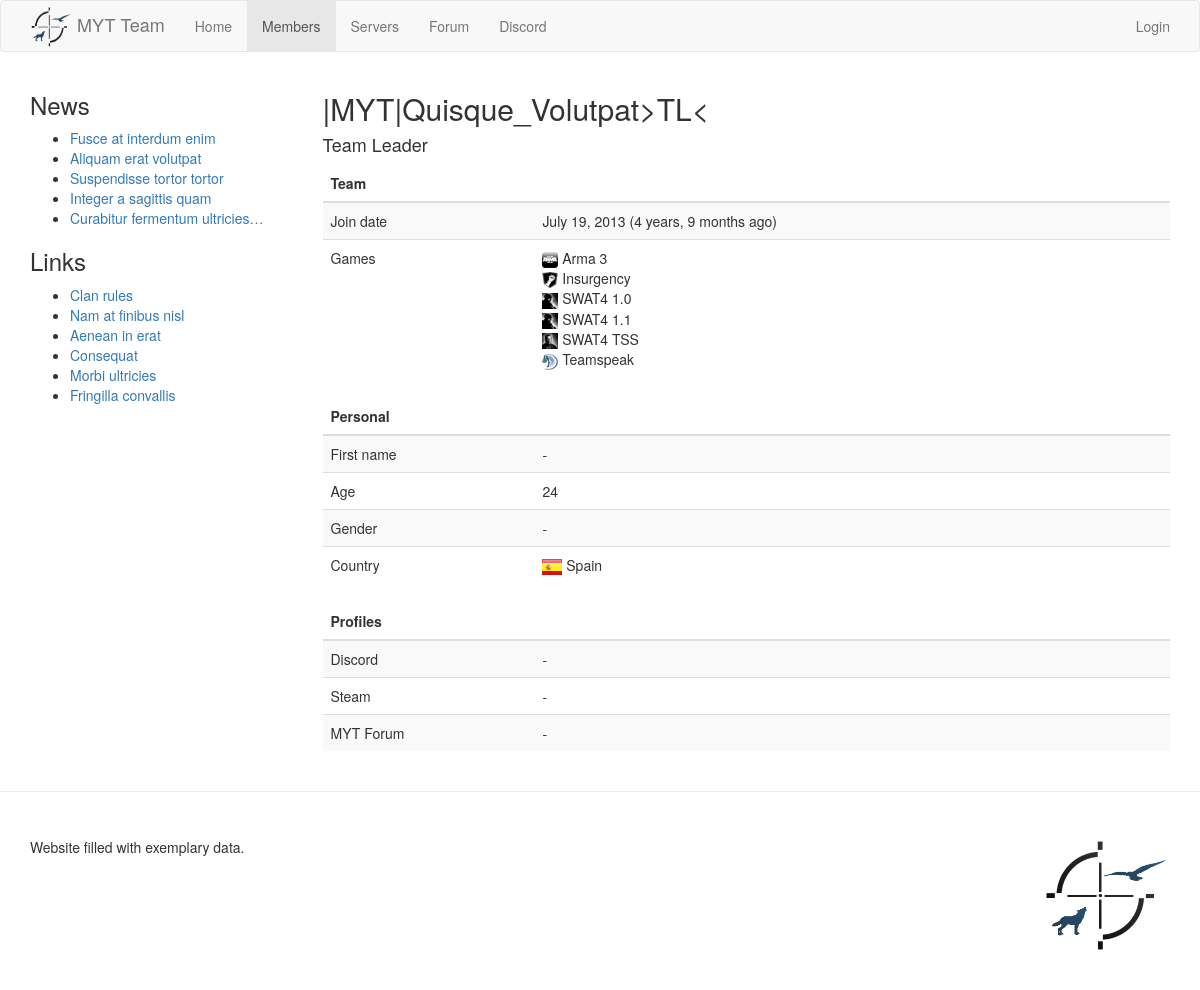
The page /members/7 on the database its author committed.
### homepage/models.py (models this page shows, shortened)
class News(models.Model):
	title = models.CharField(max_length=150)
	body = models.TextField()
	date_written = models.DateTimeField(auto_now_add=True)
	date_modified = models.DateTimeField(auto_now=True)
	is_sticky = models.BooleanField("pin at the top", default=False)
	is_draft = models.BooleanField("save as draft", default=False)
	objects = NewsManager()
	class Meta:
		verbose_name_plural = "news"

class Setting(models.Model):
	key = models.CharField(primary_key=True, max_length=50)
	verbose_key = models.CharField("setting", max_length=50, blank=True, null=True)
	hints = models.TextField(blank=True, null=True)
	value = models.TextField(blank=True)
	@staticmethod
	def fetch_setting(key, default=""):
		try:
			setting = Setting.objects.get(key=key)
		except Setting.DoesNotExist:
			return default
		if setting.value:
			return setting.value
		else:
			return default

class Player(models.Model):
	MALE = 1
	FEMALE = 2
	GENDER_CHOICES = (
		(MALE, 'Male'),
		(FEMALE, 'Female'),
	)
	user = models.OneToOneField(User, on_delete=models.CASCADE, primary_key=True, verbose_name="associated account")
	rank = models.ForeignKey("homepage.Rank", on_delete=models.SET_NULL, blank=True, null=True, help_text="Every member must have a rank")
	games = models.ManyToManyField("homepage.Game", related_name="players")
	country = models.ForeignKey("homepage.Country", on_delete=models.SET_NULL, null=True, blank=True)
	is_member = models.BooleanField(default=True)
	date_joined = models.DateField("joined the clan on")
	date_left = models.DateField("left the clan on", null=True, blank=True, help_text="Leave blank if currently is a member")
	first_name = models.CharField(max_length=20, null=True, blank=True)
	birthday = models.DateField(null=True, blank=True)
	gender = models.PositiveIntegerField(choices=GENDER_CHOICES, blank=True, null=True)
	discord_profile = models.CharField(max_length=20, null=True, blank=True, help_text="Discord name and discriminator in format: Example#1234")
	steam_profile = models.CharField(max_length=150, null=True, blank=True, help_text="Full URL to steam profile")
	forum_profile = models.PositiveIntegerField(null=True, blank=True, help_text="User ID on phpBB forum")
	db_profile = models.PositiveIntegerField("DB profile", null=True, blank=True, help_text="Profile ID in players database")
	objects = PlayerManager()
	def username(self):
		return self.user.username
	def full_member_name(self):
		if not self.is_member or not self.rank:
			return self.user.username
		elif self.rank.suffix:
			return "|MYT|" + self.user.username + self.rank.suffix
		else:
			return "|MYT|" + self.user.username
	def age(self):
		today = datetime.date.today()
		if self.birthday:
			return today.year - self.birthday.year - ((today.month, today.day) < (self.birthday.month, self.birthday.day))
		return None

class Rank(models.Model):
	name = models.CharField(max_length=30)
	suffix = models.CharField(max_length=10, null=True, blank=True, help_text="Suffix added to member's name, for example: >SrM<")
	value = models.IntegerField(help_text="Used for sorting; greater value -> rank displayed higher")
	objects = RankManager()

class Game(models.Model):
	title = models.CharField(max_length=20, help_text="Game title including its version")
	icon = models.FilePathField(path=settings.MEDIA_ROOT+"game_icons/", allow_files=True, blank=True, null=True)
	is_supported = models.BooleanField(default=True, help_text="Is this game currently supported")
	objects = GameManager()
	def icon_url(self):
		if self.icon:
			return settings.MEDIA_URL+"game_icons/"+os.path.basename(self.icon)
		return ""

class Country(models.Model):
	name = models.CharField(max_length=20)
	flag = models.FilePathField(path=settings.MEDIA_ROOT+"flags/", allow_files=True, blank=True, null=True)
	def flag_url(self):
		if self.flag:
			return settings.MEDIA_URL+"flags/"+os.path.basename(self.flag)
		return ""
	def __str__(self):
		return self.name
	class Meta:
		verbose_name_plural = "countries"

### homepage/views.py (the view)
# urls.py: url(r'^members/(?P<pk>\d+)$', views.member, name="member"),
def member(request, pk):
	try:
		player = Player.objects.get(pk=pk)
	except Player.DoesNotExist:
		raise Http404
	return render(request, 'homepage/member.html', merge_dicts(get_common_context(), {
		'player': player,
	}))

### homepage/models.py (called while the page is built)
	def get_queryset(self, *args, **kwargs):
		return super(PlayerManager, self).get_queryset().order_by("user__username")

	def members(self):
		return self.get_queryset().filter(is_member=True)

	def new_members(self, period=30):
		return self.members().filter(date_joined__gte=timezone.now()-datetime.timedelta(days=period))

	def get_queryset(self, *args, **kwargs):
		return super(GameManager, self).get_queryset().order_by("title")

	def get_queryset(self, *args, **kwargs):
		return super(NewsManager, self).get_queryset().order_by("-is_sticky", "-date_written")

	def public(self):
		return self.get_queryset().filter(is_draft=False)

	def latest(self, count=5):
		return self.public()[:count]

### homepage/views.py (called while the page is built)
def get_common_context():
	return {
		'latest_news': News.objects.latest(),
		'new_members': Player.objects.new_members(),
		'links': Setting.fetch_setting('links', '[links]'),
		'footer': Setting.fetch_setting('footer', '[footer]'),
	}

### myt_homepage/utils.py (called while the page is built)
def merge_dicts(*dict_args):
    result = {}
    for dictionary in dict_args:
        result.update(dictionary)
    return result

### homepage/templates/homepage/member.html (shortened to what this page needs)
{% extends "homepage/base.html" %}
{% load static %}
{% block content %}
	<div class="row">
		<div class="col-md-3">
			{% include 'homepage/includes/sidebar.html' %}
		</div>
		<div class="col-md-9">
			<section>
				<h2>
					{{player.full_member_name}}
				</h2>
				{% if player.is_member %}
				<h4>
					{{player.rank.name}}
				</h4>
				{% elif player.date_left %}
				<h4>
					Ex-member
				</h4>
				{% endif %}
				<table class="table table-striped">
					<thead>
						<tr>
							<th style="width: 25%;">Team</th>
							<th></th>
						</tr>
					</thead>
					<tbody>
						<tr>
							<td>Join date</td>
							<td>{{player.date_joined}} ({{player.date_joined|timesince}} ago)</td>
						</tr>
						<tr>
							<td>Games</td>
							<td>
								{% for game in player.games.all %}
								<div>
									{% include 'homepage/includes/game_icon.html' with game=game %} {{game.title}}
								</div>
								{% empty %}
								-
								{% endfor %}
							</td>
						</tr>
					</tbody>
				</table>
				<table class="table table-striped">
					<thead>
						<tr>
							<th style="width: 25%;">Personal</th>
							<th></th>
						</tr>
					</thead>
					<tbody>
						<tr>
							<td>First name</td>
							<td>{{player.first_name|default:"-"}}</td>
						</tr>
						<tr>
							<td>Age</td>
							<td>{{player.age|default:"-"}}</td>
						</tr>
						<tr>
							<td>Gender</td>
							<td>{{player.get_gender_display|default:"-"}}</td>
						</tr>
						<tr>
							<td>Country</td>
							<td>
								{% include 'homepage/includes/country_flag.html' with country=player.country %}
								{{player.country|default:"-"}}
							</td>
						</tr>
					</tbody>
				</table>
				<table class="table table-striped">
					<thead>
						<tr>
							<th style="width: 25%;">Profiles</th>
							<th></th>
						</tr>
					</thead>
					<tbody>
						<tr>
							<td>Discord</td>
							<td>{{player.discord_profile|default:"-"}}</td>
						</tr>
						<tr>
							<td>Steam</td>
							<td>
							{% if player.steam_profile %}
								<a href="{{player.steam_profile}}" target="_blank">Visit</a>
							{% else %}
								-
							{% endif %}
							</td>
						</tr>
						<tr>
							<td>MYT Forum</td>
							<td>
							{% if player.forum_profile %}
								<a href="http://forum.mytteam.com/memberlist.php?mode=viewprofile&u={{player.forum_profile}}" target="_blank">Visit</a>
							{% else %}
								-
							{% endif %}
							</td>
						</tr>
					</tbody>
				</table>
			</section>
		</div>
	</div>
{% endblock %}

### homepage/templates/homepage/base.html (shortened to what this page needs)
{% load static %}
<!DOCTYPE html>
<html lang="en">
	<head>
		<link rel="stylesheet" href="{% static 'css/bootstrap.min.css' %}" type="text/css"/>
		<link rel="stylesheet" href="{% static 'css/main_theme.css' %}" type="text/css"/>
	</head>
	<body>
		<header>
			<nav class="navbar navbar-default">
				<div class="container">
					<div class="navbar-header">
						<a class="navbar-brand" href="{% url 'homepage:index' %}">
							<img src="{% static 'img/logo.png' %}" alt="MYT">
							MYT Team
						</a>
					</div>
					<ul class="nav navbar-nav">
						<li class="{% if request.path == '/' %}active{% endif %}"><a href="{% url 'homepage:index' %}">Home</a></li>
						<li class="{% if '/members' in request.path %}active{% endif %}"><a href="{% url 'homepage:members' %}">Members</a></li>
						<li class="{% if '/servers' in request.path %}active{% endif %}"><a href="{% url 'homepage:servers' %}">Servers</a></li>
						<li><a href="{% url 'homepage:forum' %}" target="_blank">Forum</a></li>
						<li><a href="{% url 'homepage:discord' %}" target="_blank">Discord</a></li>
					</ul>
					<ul class="nav navbar-nav navbar-right">
						<li><a href="{% url 'admin:index' %}" target="_blank">{% if user.is_authenticated %}Admin panel{% else %}Login{% endif %}</a></li>
					</ul>
				</div>
			</nav>
		</header>
		<div class="container">
			{% block content %}{% endblock %}
		</div>
		<hr>
		<footer>
			<div class="container">
				<div class="row" style="margin-top: 25px; margin-bottom: 35px;">
					<div class="col-md-8">
						{{footer|safe}}
					</div>
					<div class="col-md-4" style="text-align: right;">
						<a href="{% url 'homepage:index' %}"><img src="{% static 'img/logo.png' %}" alt="MYT" class="footer-logo"></a>
					</div>
				</div>
			</div>
		</footer>
	</body>
</html>

### homepage/templates/homepage/includes/sidebar.html (shortened to what this page needs)
{% if latest_news %}
<section>
	<h3>News</h3>
	<ul>
	{% for l_news in latest_news %}
		<li><a href="{% url 'homepage:news' l_news.pk %}">{{ l_news.title|truncatechars:30 }}</a></li>
	{% endfor %}
	</ul>
</section>
{% endif %}
{% if links %}
<section>
	<h3>Links</h3>
	{{ links|safe }}
</section>
{% endif %}

### homepage/templates/homepage/includes/game_icon.html
{% load static %}{% if game %}<img src="{% if game.icon %}{{game.icon_url}}{% else %}{% static 'img/unknown_game.gif' %}{% endif %}" alt="" class="{{img_class|default:'small-game-icon'}}">{% endif %}

### homepage/templates/homepage/includes/country_flag.html
{% if country %}<img src="{{ country.flag_url }}" alt="" class="{{img_class|default:'small-flag'}}">{% endif %}

### homepage/static/css/main_theme.css (style rules this page uses)
.navbar-brand { padding-top: 5px; padding-bottom: 5px; }
.navbar-brand > img { display: inline-block; width: 42px; height: 42px; }
.small-flag { width: 20px; height: 16px; }
.small-game-icon { width: 16px; height: 16px; }
.footer-logo { width: 129px; height: 118px; opacity: 1.0; }

### rows shown on the page
News: title "Fusce at interdum enim"
News: title "Aliquam erat volutpat"
News: title "Suspendisse tortor tortor"
News: title "Integer a sagittis quam"
News: title "Curabitur fermentum ultricies…"
Setting: value "Clan rules Nam at finibus nisl Aenean in erat Consequat Morbi ultricies Fringilla convallis"
Player: full_member_name "|MYT|Quisque_Volutpat>TL<", rank.name "Team Leader", date_joined "July 19, 2013", date_joined "4 years, 9 months", first_name "-", age "24", gender "-", country "Spain", discord_profile "-"
Game: icon (picture), title "Arma 3"
Game: icon (picture), title "Insurgency"
Game: icon (picture), title "SWAT4 1.0"
Game: icon (picture), title "SWAT4 1.1"
Game: icon (picture), title "SWAT4 TSS"
Game: icon (picture), title "Teamspeak"
Country: flag_url (picture)
Setting: value "Website filled with exemplary data."
